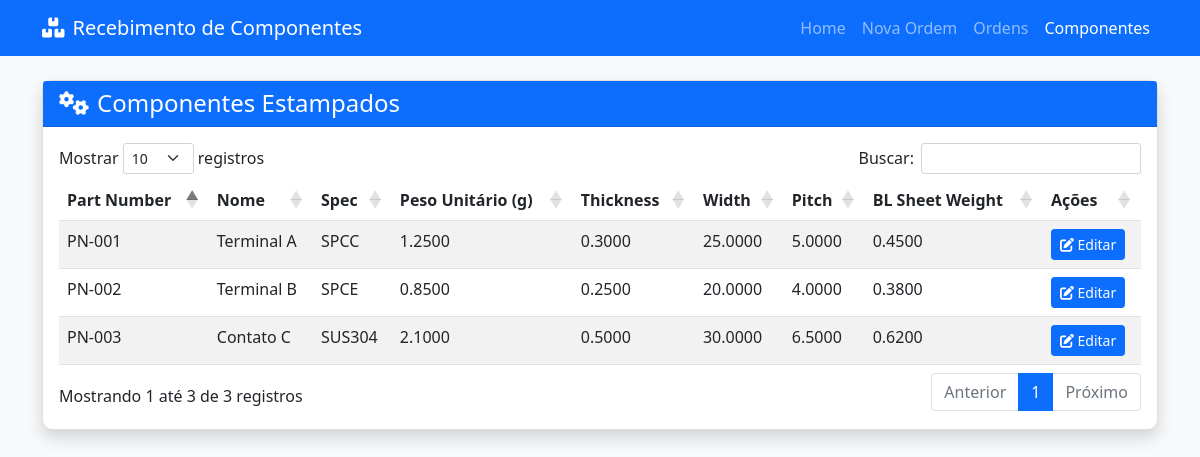
/listar_componentes.php, run on the app's committed database.
### tables this page shows
CREATE TABLE IF NOT EXISTS componentes_estampados (
    id INT AUTO_INCREMENT PRIMARY KEY,
    stampers_part_number VARCHAR(100) NOT NULL,
    parts_name VARCHAR(150) NOT NULL,
    spec VARCHAR(100),
    g_weight DECIMAL(12,4) NOT NULL,
    thickness DECIMAL(12,4),
    width DECIMAL(12,4),
    pitch DECIMAL(12,4),
    bl_sheet_weight DECIMAL(12,4)
);

### listar_componentes.php (the view, shortened to what this page needs)
<?php
$conn = getConnection();
$componentes_query = "SELECT id, stampers_part_number, parts_name, spec, g_weight, thickness, width, pitch, bl_sheet_weight
                     FROM componentes_estampados
                     ORDER BY stampers_part_number";
$componentes_result = $conn->query($componentes_query);
$componentes = [];
while ($row = $componentes_result->fetch_assoc()) {
    $componentes[] = $row;
}
?>
<!DOCTYPE html>
<html lang="pt-BR">
<head>
    <link href="https://cdn.jsdelivr.net/npm/bootstrap@5.1.3/dist/css/bootstrap.min.css" rel="stylesheet">
    <link rel="stylesheet" href="https://cdnjs.cloudflare.com/ajax/libs/font-awesome/6.0.0/css/all.min.css">
    <link href="https://cdn.datatables.net/1.13.4/css/dataTables.bootstrap5.min.css" rel="stylesheet">
</head>
<body>
    <nav class="navbar navbar-expand-lg navbar-dark bg-primary">
        <div class="container">
            <a class="navbar-brand" href="index.php">
                <i class="fas fa-boxes me-2"></i>Recebimento de Componentes
            </a>
            <div class="navbar-nav">
                <a class="nav-link" href="index.php">Home</a>
                <a class="nav-link" href="cadastrar_ordem.php">Nova Ordem</a>
                <a class="nav-link" href="listar_ordens.php">Ordens</a>
                <a class="nav-link active" href="listar_componentes.php">Componentes</a>
            </div>
        </div>
    </nav>
    <div class="container mt-4">
        <div class="card shadow">
            <div class="card-header bg-primary text-white">
                <h4 class="mb-0"><i class="fas fa-cogs me-2"></i>Componentes Estampados</h4>
            </div>
            <div class="card-body">
                <table id="tabela-componentes" class="table table-striped table-hover">
                    <thead>
                        <tr>
                            <th>Part Number</th>
                            <th>Nome</th>
                            <th>Spec</th>
                            <th>Peso Unitário (g)</th>
                            <th>Thickness</th>
                            <th>Width</th>
                            <th>Pitch</th>
                            <th>BL Sheet Weight</th>
                            <th>Ações</th>
                        </tr>
                    </thead>
                    <tbody>
                        <?php foreach ($componentes as $c): ?>
                        <tr>
                            <td><?php echo htmlspecialchars($c['stampers_part_number']); ?></td>
                            <td><?php echo htmlspecialchars($c['parts_name']); ?></td>
                            <td><?php echo htmlspecialchars($c['spec']); ?></td>
                            <td><?php echo htmlspecialchars($c['g_weight']); ?></td>
                            <td><?php echo htmlspecialchars($c['thickness']); ?></td>
                            <td><?php echo htmlspecialchars($c['width']); ?></td>
                            <td><?php echo htmlspecialchars($c['pitch']); ?></td>
                            <td><?php echo htmlspecialchars($c['bl_sheet_weight']); ?></td>
                            <td>
                                <button type="button" class="btn btn-sm btn-primary btn-editar"
                                        data-id="<?php echo $c['id']; ?>"
                                        data-part="<?php echo htmlspecialchars($c['stampers_part_number']); ?>"
                                        data-nome="<?php echo htmlspecialchars($c['parts_name']); ?>"
                                        data-gweight="<?php echo htmlspecialchars($c['g_weight']); ?>"
                                        data-thickness="<?php echo htmlspecialchars($c['thickness']); ?>"
                                        data-width="<?php echo htmlspecialchars($c['width']); ?>"
                                        data-pitch="<?php echo htmlspecialchars($c['pitch']); ?>"
                                        data-blweight="<?php echo htmlspecialchars($c['bl_sheet_weight']); ?>"
                                        data-bs-toggle="modal" data-bs-target="#modalEditar">
                                    <i class="fas fa-edit"></i> Editar
                                </button>
                            </td>
                        </tr>
                        <?php endforeach; ?>
                    </tbody>
                </table>
            </div>
        </div>
    </div>
</body>
</html>

### listar_componentes.php (style rules this page uses)
body { background-color: #f8f9fa; }
.card { border-radius: 10px; }

### data on the page
componentes_estampados: stampers_part_number "PN-001", parts_name "Terminal A", spec "SPCC", g_weight "1.2500", thickness "0.3000", width "25.0000", pitch "5.0000", bl_sheet_weight "0.4500"
componentes_estampados: stampers_part_number "PN-002", parts_name "Terminal B", spec "SPCE", g_weight "0.8500", thickness "0.2500", width "20.0000", pitch "4.0000", bl_sheet_weight "0.3800"
componentes_estampados: stampers_part_number "PN-003", parts_name "Contato C", spec "SUS304", g_weight "2.1000", thickness "0.5000", width "30.0000", pitch "6.5000", bl_sheet_weight "0.6200"
